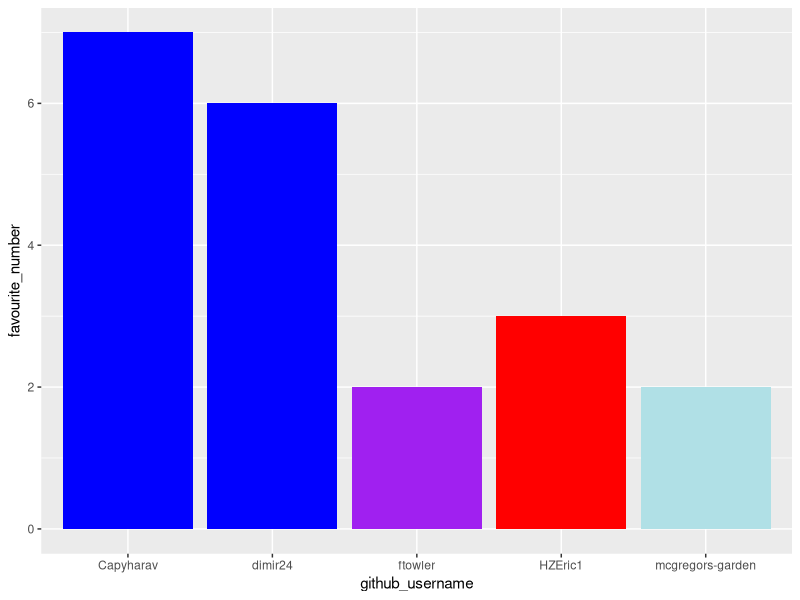
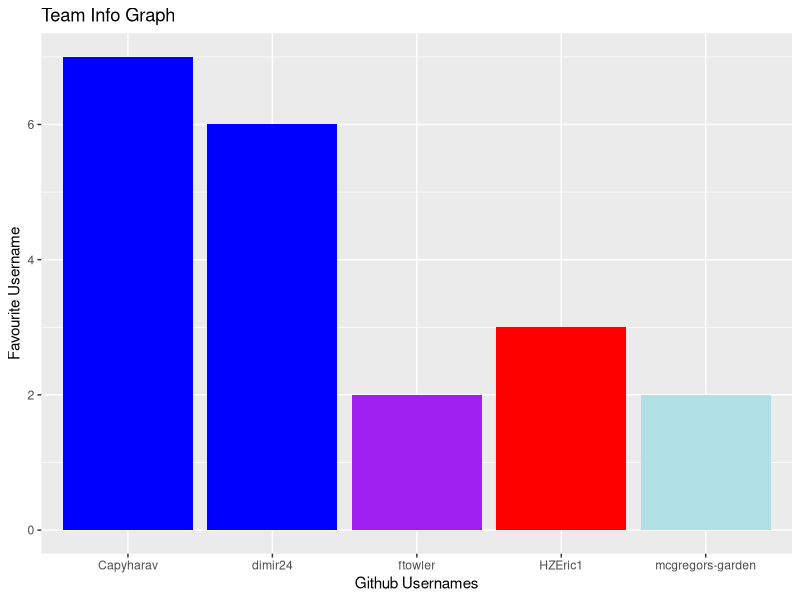
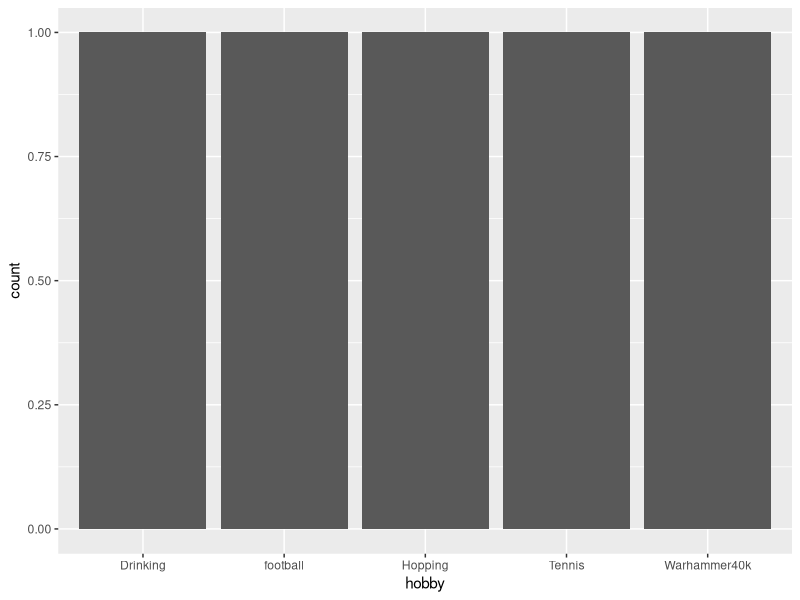

Write R code to recreate these figures, in order.
## ---- chunk 1
library(tidyverse) 
## ---- chunk 2
team_data <- tibble(
  name = c("Peter Rabbit", "Fergus Towler", "Dimitri", 
           "Harvey", "Eric"),
  github_username = c("mcgregors-garden", "ftowler", "dimir24", 
                      "Capyharav", "HZEric1"), 
  colour = c("powderblue", "purple", "blue", 
             "blue", "red"),
  hobby = c("Hopping", "Tennis", "football", 
            "Drinking", "Warhammer40k"),
  favourite_number = c(2,2, 6, 7, 3)
  )

team_data
## ---- chunk 3
team_data
## ---- chunk 4
p1 <- ggplot(data = team_data, 
             mapping = aes(x = github_username, 
                           y = favourite_number,
                           fill = colour), 
             ) +
   geom_col() +
   scale_fill_identity()
p1
## ---- chunk 5
p1 + labs(x = "Github Usernames", 
          y = "Favourite Username",
          title = "Team Info Graph")
## ---- chunk 6
p2 <- ggplot(team_data, aes(x = hobby)) +
  geom_bar()
p2
